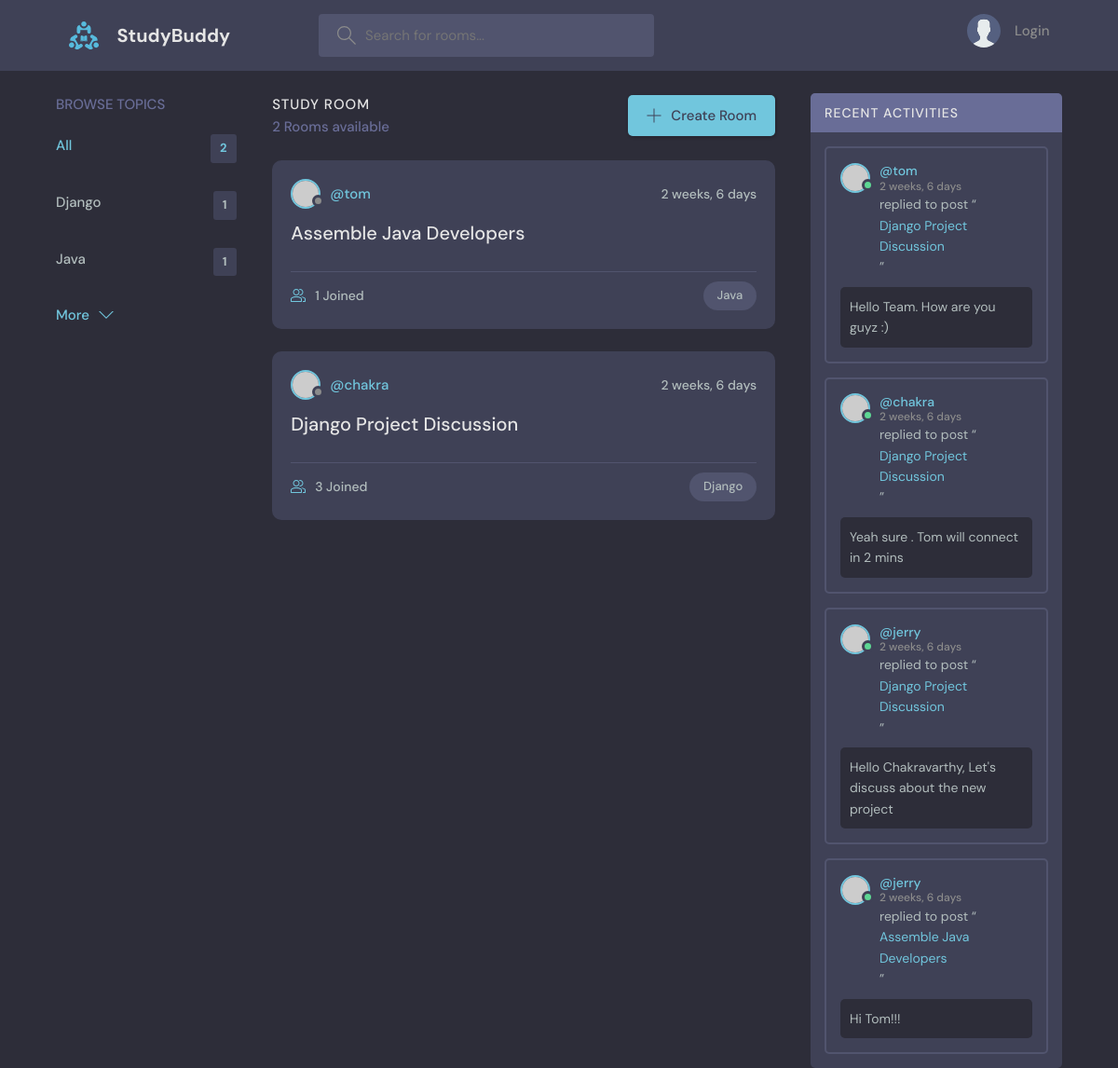
The page / on the database its author committed.
### base/models.py (models this page shows, shortened)
class Topic(models.Model):
    name = models.CharField(max_length=200)

class Room(models.Model):
    host = models.ForeignKey(User, on_delete= models.SET_NULL, null=True)
    topic = models.ForeignKey(Topic, on_delete=models.SET_NULL, null=True) # one to many relationship: topic(Topic) have multiple rooms
    name = models.CharField(max_length=200)
    description = models.TextField(null=True)
    participants = models.ManyToManyField(User,related_name='participants', blank=True)
    updated = models.DateTimeField(auto_now=True)
    created = models.DateTimeField(auto_now_add=True)
    class Meta:
        ordering = ['-updated', '-created']
    def __str__(self):
        return self.name

class Message(models.Model):
    user = models.ForeignKey(User, on_delete= models.CASCADE)  #one to many relationship: one user(User) have multiple messages
    room = models.ForeignKey(Room, on_delete=models.CASCADE)   #one to many relationship: one room(Room) have many messages
    body = models.TextField()
    updated = models.DateTimeField(auto_now=True)
    created  = models.DateTimeField(auto_now_add=True)
    class Meta:
        ordering = ['-updated', '-created']

### base/views.py (the view)
# urls.py: path('', views.home, name='home'),
def home(request):
    q = request.GET.get('q') if request.GET.get('q')!= None else ''
    rooms = Room.objects.filter(
                Q(topic__name__icontains=q)|
                Q(name__icontains=q)|
                Q(description__icontains=q)
            )
    topics = Topic.objects.all()[0:5]
    rooms_count = rooms.count()
    room_messages = Message.objects.filter(Q(room__topic__name__icontains=q))
    context = {"rooms": rooms, "topics":topics, "rooms_count":rooms_count,
               "room_messages": room_messages}
    return render(request, 'base/home.html', context)

### base/templates/base/home.html (shortened to what this page needs)
{% extends 'main.html' %}
{% block content %}
    <main class="layout layout--3">
      <div class="container">
        {% include 'base/topics_component.html' %}
        <div class="roomList">
          <div class="roomList__header">
            <div>
              <h2>Study Room</h2>
              <p>{{rooms_count}} Rooms available</p>
            </div>
            <a class="btn btn--main" href="{% url 'create-room' %}">
              <svg version="1.1" xmlns="http://www.w3.org/2000/svg" width="32" height="32" viewBox="0 0 32 32">
                <title>add</title>
                <path
                  d="M16.943 0.943h-1.885v14.115h-14.115v1.885h14.115v14.115h1.885v-14.115h14.115v-1.885h-14.115v-14.115z"
                ></path>
              </svg>
              Create Room
            </a>
          </div>
          {% include 'base/feed_component.html' %}
        </div>
         {% include 'base/activity_component.html' %}
      </div>
    </main>
{% endblock content %}

### base/templates/base/topics_component.html
<div class="topics">
    <div class="topics__header">
      <h2>Browse Topics</h2>
    </div>
    <ul class="topics__list">
      <li>
        <a href="{% url 'home' %}" class="active">All <span>{{topics.count}}</span></a>
      </li>
      {% for topic in topics %}
      <li>
        <a href="{% url 'home' %}?q={{topic.name}}">{{topic.name}}<span>{{topic.room_set.all.count}}</span></a>
      </li>
      {% endfor %}
    </ul>
    <a class="btn btn--link" href="{% url 'topics' %}">
      More
      <svg version="1.1" xmlns="http://www.w3.org/2000/svg" width="32" height="32" viewBox="0 0 32 32">
        <title>chevron-down</title>
        <path d="M16 21l-13-13h-3l16 16 16-16h-3l-13 13z"></path>
      </svg>
    </a>
  </div>

### base/templates/base/feed_component.html (shortened to what this page needs)
{% for room in rooms %}
<div class="roomListRoom">
    <div class="roomListRoom__header">
      <a href="{% url 'user-profile' room.host.id %}" class="roomListRoom__author">
        <div class="avatar avatar--small">
          <img src="https://randomuser.me/api/portraits/women/11.jpg" />
        </div>
        <span>@{{room.host.username}}</span>
      </a>
      <div class="roomListRoom__actions">
        <span>{{room.created|timesince}}</span>
      </div>
    </div>
    <div class="roomListRoom__content">
      <a href="{% url 'room' room.id %}">{{room.name}}</a>
    </div>
    <div class="roomListRoom__meta">
      <a href="{% url 'room' room.id %}" class="roomListRoom__joined">
        {{room.participants.all.count}} Joined
      </a>
      <p class="roomListRoom__topic">{{room.topic.name}}</p>
    </div>
  </div>
{% endfor %}

### base/templates/base/activity_component.html (shortened to what this page needs)
<div class="activities">
    <div class="activities__header">
      <h2>Recent Activities</h2>
    </div>
    {% for message in room_messages %}
    <div class="activities__box">
      <div class="activities__boxHeader roomListRoom__header">
        <a href="{% url 'user-profile' message.user.id %}" class="roomListRoom__author">
          <div class="avatar avatar--small active">
            <img src="https://randomuser.me/api/portraits/men/13.jpg" />
          </div>
          <p>
            @{{message.user}}
            <span>{{message.created|timesince}}</span>
          </p>
        </a>
      </div>
      <div class="activities__boxContent">
        <p>replied to post “<a href="{% url 'room' message.room.id %}">{{message.room}}</a>”</p>
        <div class="activities__boxRoomContent">
          {{message.body}}
        </div>
      </div>
    </div>
    {% endfor %}
</div>

### rows shown on the page
Topic: name "Django", room_set.all.count "1"
Topic: name "Java", room_set.all.count "1"
Room: host.username "tom", created "2 weeks, 6 days", name "Assemble Java Developers", participants.all.count "1", topic.name "Java"
Room: host.username "chakra", created "2 weeks, 6 days", name "Django Project Discussion", participants.all.count "3", topic.name "Django"
Message: user "tom", created "2 weeks, 6 days", room "Django Project Discussion", body "Hello Team. How are you guyz :)"
Message: user "chakra", created "2 weeks, 6 days", room "Django Project Discussion", body "Yeah sure . Tom will connect in 2 mins"
Message: user "jerry", created "2 weeks, 6 days", room "Django Project Discussion", body "Hello Chakravarthy, Let's discuss about the new project"
Message: user "jerry", created "2 weeks, 6 days", room "Assemble Java Developers", body "Hi Tom!!!"

### other values the page prints
{{ topics.count }} "2"
{{ rooms_count }} "2"
